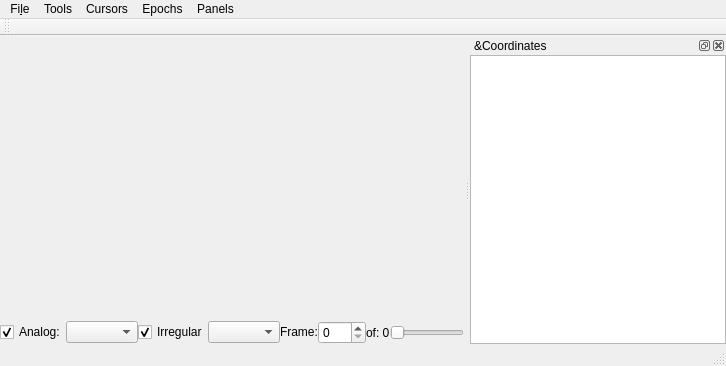
<?xml version="1.0" encoding="UTF-8"?>
<ui version="4.0">
 <class>SignalViewerWindow</class>
 <widget class="QMainWindow" name="SignalViewerWindow">
  <property name="geometry">
   <rect>
    <x>0</x>
    <y>0</y>
    <width>726</width>
    <height>366</height>
   </rect>
  </property>
  <property name="sizePolicy">
   <sizepolicy hsizetype="Expanding" vsizetype="Expanding">
    <horstretch>0</horstretch>
    <verstretch>0</verstretch>
   </sizepolicy>
  </property>
  <property name="windowTitle">
   <string>Signal Viewer</string>
  </property>
  <widget class="QWidget" name="centralwidget">
   <property name="sizePolicy">
    <sizepolicy hsizetype="Expanding" vsizetype="Expanding">
     <horstretch>0</horstretch>
     <verstretch>0</verstretch>
    </sizepolicy>
   </property>
   <layout class="QGridLayout" name="gridLayout">
    <property name="leftMargin">
     <number>0</number>
    </property>
    <property name="topMargin">
     <number>0</number>
    </property>
    <property name="rightMargin">
     <number>0</number>
    </property>
    <property name="bottomMargin">
     <number>0</number>
    </property>
    <property name="spacing">
     <number>0</number>
    </property>
    <item row="0" column="0">
     <widget class="QWidget" name="viewerWidgetContainer" native="true">
      <property name="sizePolicy">
       <sizepolicy hsizetype="Expanding" vsizetype="Expanding">
        <horstretch>10</horstretch>
        <verstretch>10</verstretch>
       </sizepolicy>
      </property>
     </widget>
    </item>
    <item row="1" column="0">
     <layout class="QHBoxLayout" name="horizontalLayout">
      <item>
       <widget class="QCheckBox" name="plotAnalogSignalsCheckBox">
        <property name="text">
         <string>Analog:</string>
        </property>
        <property name="checked">
         <bool>true</bool>
        </property>
       </widget>
      </item>
      <item>
       <widget class="QComboBox" name="selectSignalComboBox"/>
      </item>
      <item>
       <widget class="QCheckBox" name="plotIrregularSignalsCheckBox">
        <property name="text">
         <string>Irregular</string>
        </property>
        <property name="checked">
         <bool>true</bool>
        </property>
       </widget>
      </item>
      <item>
       <widget class="QComboBox" name="selectIrregularSignalComboBox"/>
      </item>
      <item>
       <widget class="QLabel" name="label">
        <property name="sizePolicy">
         <sizepolicy hsizetype="Preferred" vsizetype="Fixed">
          <horstretch>0</horstretch>
          <verstretch>0</verstretch>
         </sizepolicy>
        </property>
        <property name="text">
         <string>Frame:</string>
        </property>
        <property name="buddy">
         <cstring>framesQSpinBox</cstring>
        </property>
       </widget>
      </item>
      <item>
       <widget class="QSpinBox" name="framesQSpinBox">
        <property name="sizePolicy">
         <sizepolicy hsizetype="Minimum" vsizetype="Fixed">
          <horstretch>0</horstretch>
          <verstretch>0</verstretch>
         </sizepolicy>
        </property>
        <property name="minimumSize">
         <size>
          <width>48</width>
          <height>0</height>
         </size>
        </property>
        <property name="mouseTracking">
         <bool>true</bool>
        </property>
        <property name="toolTip">
         <string>Select frame</string>
        </property>
        <property name="whatsThis">
         <string>Current frame number</string>
        </property>
        <property name="buttonSymbols">
         <enum>QAbstractSpinBox::UpDownArrows</enum>
        </property>
        <property name="keyboardTracking">
         <bool>false</bool>
        </property>
       </widget>
      </item>
      <item>
       <widget class="QLabel" name="nFramesLabel">
        <property name="text">
         <string>of: 0</string>
        </property>
       </widget>
      </item>
      <item>
       <widget class="QSlider" name="framesQSlider">
        <property name="sizePolicy">
         <sizepolicy hsizetype="Expanding" vsizetype="Fixed">
          <horstretch>0</horstretch>
          <verstretch>0</verstretch>
         </sizepolicy>
        </property>
        <property name="mouseTracking">
         <bool>true</bool>
        </property>
        <property name="toolTip">
         <string>Select frame</string>
        </property>
        <property name="whatsThis">
         <string>Frame selector slider</string>
        </property>
        <property name="autoFillBackground">
         <bool>false</bool>
        </property>
        <property name="orientation">
         <enum>Qt::Horizontal</enum>
        </property>
       </widget>
      </item>
     </layout>
    </item>
   </layout>
  </widget>
  <widget class="QMenuBar" name="menubar">
   <property name="geometry">
    <rect>
     <x>0</x>
     <y>0</y>
     <width>726</width>
     <height>28</height>
    </rect>
   </property>
   <widget class="QMenu" name="menuFile">
    <property name="title">
     <string>Fi&amp;le</string>
    </property>
    <widget class="QMenu" name="menuExport">
     <property name="title">
      <string>&amp;Export</string>
     </property>
     <addaction name="actionSVG"/>
     <addaction name="actionTIFF"/>
     <addaction name="actionPNG"/>
    </widget>
    <addaction name="actionOpen"/>
    <addaction name="menuExport"/>
    <addaction name="actionClose"/>
    <addaction name="separator"/>
    <addaction name="actionRefresh"/>
   </widget>
   <widget class="QMenu" name="menuTools">
    <property name="title">
     <string>Tools</string>
    </property>
    <addaction name="actionDetect_Triggers"/>
   </widget>
   <widget class="QMenu" name="menuCursors">
    <property name="title">
     <string>Cursors</string>
    </property>
    <widget class="QMenu" name="menuAdd_Cursors">
     <property name="title">
      <string>Add Cursors</string>
     </property>
     <widget class="QMenu" name="menuMulti_Axis_Cursors">
      <property name="title">
       <string>Multi-Axis Cursors</string>
      </property>
      <addaction name="actionVertical_3"/>
      <addaction name="actionCrosshair_3"/>
      <addaction name="actionDynamic_Vertical"/>
      <addaction name="actionDynamic_Crosshair"/>
     </widget>
     <widget class="QMenu" name="menuDynamic">
      <property name="title">
       <string>Dynamic</string>
      </property>
      <addaction name="actionVertical_2"/>
      <addaction name="actionHorizontal_2"/>
      <addaction name="actionCrosshair_2"/>
     </widget>
     <addaction name="menuMulti_Axis_Cursors"/>
     <addaction name="actionVertical"/>
     <addaction name="actionHorizontal"/>
     <addaction name="actionCrosshair"/>
     <addaction name="menuDynamic"/>
    </widget>
    <addaction name="menuAdd_Cursors"/>
   </widget>
   <widget class="QMenu" name="menuEpochs">
    <property name="title">
     <string>Epochs</string>
    </property>
   </widget>
   <widget class="QMenu" name="menuPanels">
    <property name="title">
     <string>Panels</string>
    </property>
   </widget>
   <addaction name="menuFile"/>
   <addaction name="menuTools"/>
   <addaction name="menuCursors"/>
   <addaction name="menuEpochs"/>
   <addaction name="menuPanels"/>
  </widget>
  <widget class="QStatusBar" name="statusbar"/>
  <widget class="QDockWidget" name="coordinatesDockWidget">
   <property name="windowTitle">
    <string>&amp;Coordinates</string>
   </property>
   <attribute name="dockWidgetArea">
    <number>2</number>
   </attribute>
   <widget class="QWidget" name="dockWidgetContents">
    <layout class="QGridLayout" name="gridLayout_2">
     <property name="leftMargin">
      <number>0</number>
     </property>
     <property name="topMargin">
      <number>0</number>
     </property>
     <property name="rightMargin">
      <number>0</number>
     </property>
     <property name="bottomMargin">
      <number>0</number>
     </property>
     <property name="spacing">
      <number>0</number>
     </property>
     <item row="0" column="0">
      <widget class="QPlainTextEdit" name="coordinatesViewer">
       <property name="textInteractionFlags">
        <set>Qt::TextSelectableByKeyboard|Qt::TextSelectableByMouse</set>
       </property>
      </widget>
     </item>
    </layout>
   </widget>
  </widget>
  <widget class="QToolBar" name="mainToolBar">
   <property name="windowTitle">
    <string>toolBar</string>
   </property>
   <attribute name="toolBarArea">
    <enum>TopToolBarArea</enum>
   </attribute>
   <attribute name="toolBarBreak">
    <bool>false</bool>
   </attribute>
  </widget>
  <action name="actionClose">
   <property name="text">
    <string>&amp;Close</string>
   </property>
  </action>
  <action name="actionColorMap">
   <property name="text">
    <string>&amp;Color Map</string>
   </property>
  </action>
  <action name="actionImageScale">
   <property name="text">
    <string>&amp;Image Scale</string>
   </property>
  </action>
  <action name="actionImageGamma">
   <property name="text">
    <string>Image &amp;Gamma</string>
   </property>
  </action>
  <action name="actionOpen">
   <property name="text">
    <string>&amp;Open</string>
   </property>
  </action>
  <action name="actionCrosshair_Cursor">
   <property name="text">
    <string>Crosshair</string>
   </property>
  </action>
  <action name="actionVertical_Cursor">
   <property name="text">
    <string>Vertical</string>
   </property>
  </action>
  <action name="actionHorizontal_Cursor">
   <property name="text">
    <string>Horizontal</string>
   </property>
  </action>
  <action name="actionRemove_Cursor">
   <property name="text">
    <string>Remove Cursor...</string>
   </property>
  </action>
  <action name="actionSVG">
   <property name="text">
    <string>&amp;SVG</string>
   </property>
  </action>
  <action name="actionTIFF">
   <property name="text">
    <string>&amp;TIFF</string>
   </property>
  </action>
  <action name="actionPNG">
   <property name="text">
    <string>&amp;PNG</string>
   </property>
  </action>
  <action name="actionDetect_Triggers">
   <property name="text">
    <string>Detect Triggers</string>
   </property>
  </action>
  <action name="actionRefresh">
   <property name="text">
    <string>Refresh</string>
   </property>
  </action>
  <action name="actionVertical">
   <property name="text">
    <string>Vertical</string>
   </property>
  </action>
  <action name="actionHorizontal">
   <property name="text">
    <string>Horizontal</string>
   </property>
  </action>
  <action name="actionCrosshair">
   <property name="text">
    <string>Crosshair</string>
   </property>
  </action>
  <action name="actionVertical_2">
   <property name="text">
    <string>Vertical</string>
   </property>
  </action>
  <action name="actionHorizontal_2">
   <property name="text">
    <string>Horizontal</string>
   </property>
  </action>
  <action name="actionCrosshair_2">
   <property name="text">
    <string>Crosshair</string>
   </property>
  </action>
  <action name="actionVertical_3">
   <property name="text">
    <string>Vertical</string>
   </property>
  </action>
  <action name="actionHorizontal_3">
   <property name="text">
    <string>Horizontal</string>
   </property>
  </action>
  <action name="actionCrosshair_3">
   <property name="text">
    <string>Crosshair</string>
   </property>
  </action>
  <action name="actionDynamic_Vertical">
   <property name="text">
    <string>Dynamic Vertical</string>
   </property>
  </action>
  <action name="actionDynamic_Crosshair">
   <property name="text">
    <string>Dynamic Crosshair</string>
   </property>
  </action>
 </widget>
 <resources/>
 <connections>
  <connection>
   <sender>actionClose</sender>
   <signal>triggered()</signal>
   <receiver>SignalViewerWindow</receiver>
   <slot>close()</slot>
   <hints>
    <hint type="sourcelabel">
     <x>-1</x>
     <y>-1</y>
    </hint>
    <hint type="destinationlabel">
     <x>233</x>
     <y>176</y>
    </hint>
   </hints>
  </connection>
 </connections>
</ui>
